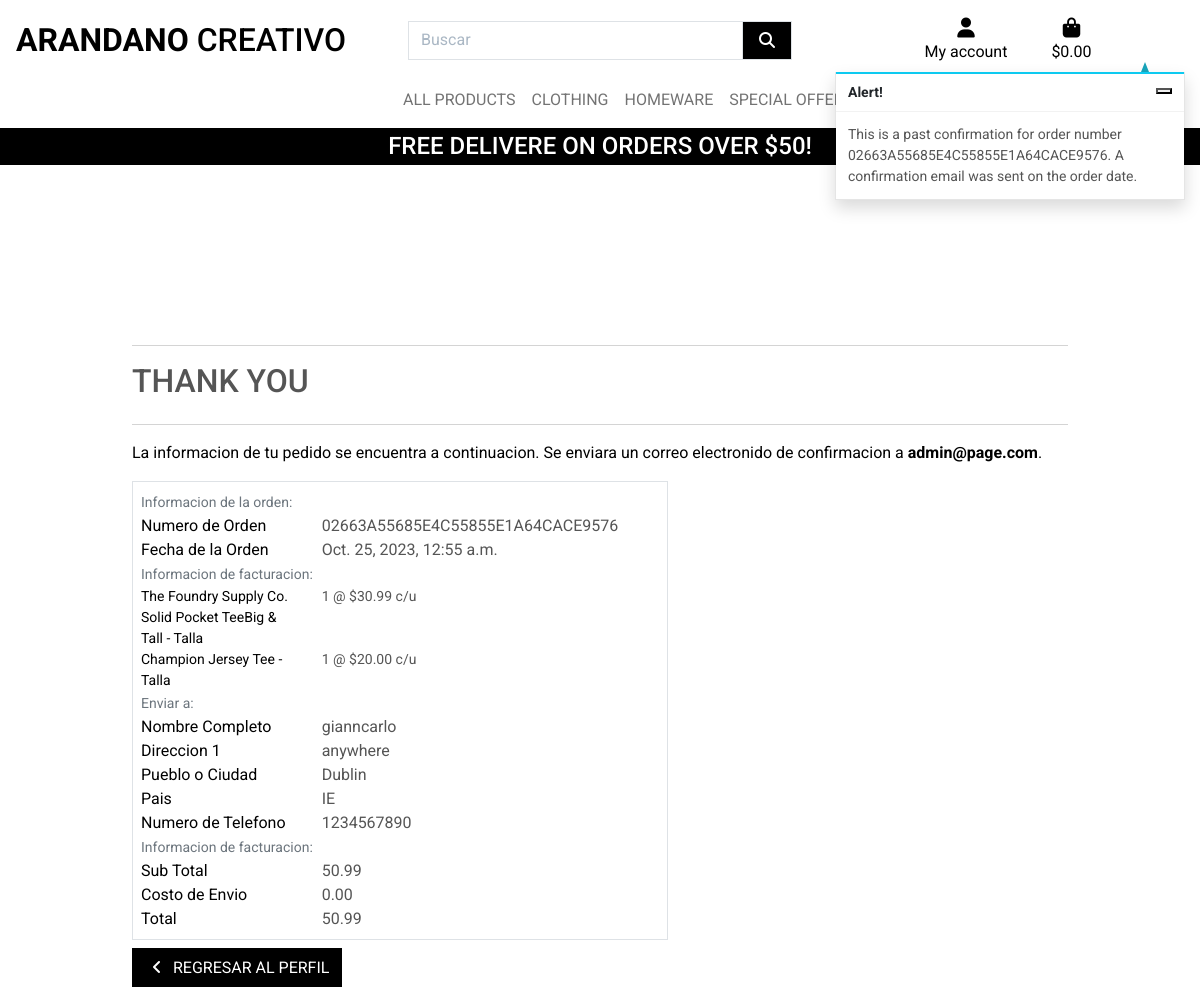
Screenshot of /profile/order_history/02663A55685E4C55855E1A64CACE9576 with the database file from the repository.
### checkout/models.py (models this page shows, shortened)
class Order(models.Model):
    order_number = models.CharField(max_length=32, null=False, editable=False)
    user_profile = models.ForeignKey(UserProfile, on_delete=models.SET_NULL,
                                     null=True, blank=True,
                                     related_name='orders')
    full_name = models.CharField(max_length=50, null=False, blank=False)
    email = models.EmailField(max_length=254, null=False, blank=False)
    phone_number = models.CharField(max_length=20, null=False, blank=False)
    country = CountryField(blank_label='Country *', null=False, blank=False)
    postcode = models.CharField(max_length=20, null=True, blank=True)
    town_or_city = models.CharField(max_length=40, null=False, blank=False)
    street_address1 = models.CharField(max_length=80, null=False, blank=False)
    street_address2 = models.CharField(max_length=80, null=True, blank=True)
    county = models.CharField(max_length=80, null=True, blank=True)
    date = models.DateTimeField(auto_now_add=True)
    delivery_cost = models.DecimalField(
        max_digits=6, decimal_places=2, null=False, default=0)
    order_total = models.DecimalField(
        max_digits=10, decimal_places=2, null=False, default=0)
    grand_total = models.DecimalField(
        max_digits=10, decimal_places=2, null=False, default=0)
    original_bag = models.TextField(null=False, blank=False, default='')
    stripe_pid = models.CharField(max_length=254, null=False, blank=False, default='')

class OrderLineItem(models.Model):
    order = models.ForeignKey(Order, null=False, blank=False,
                              on_delete=models.CASCADE,
                              related_name='lineitems')
    product = models.ForeignKey(
        Product, null=False, blank=False, on_delete=models.CASCADE)
    product_size = models.CharField(
        max_length=2, null=True, blank=True)  # XS, S, M, L, XL
    quantity = models.IntegerField(null=False, blank=False, default=0)
    lineitem_total = models.DecimalField(
        max_digits=6, decimal_places=2, null=False, blank=False,
        editable=False)

### products/models.py (models this page shows, shortened)
class Product(models.Model):
    category = models.ForeignKey(
        'Category', null=True, blank=True, on_delete=models.SET_NULL)
    sku = models. CharField(max_length=254, null=True, blank=True)
    name = models.CharField(max_length=254)
    description = models. TextField()
    has_sizes = models.BooleanField(default=False, null=True, blank=True)
    price = models.DecimalField(max_digits=6, decimal_places=2)
    rating = models.DecimalField(
        max_digits=6, decimal_places=2, null=True, blank=True)
    image_url = models. URLField(max_length=1024, null=True, blank=True)
    image = models.ImageField(null=True, blank=True)

### profiles/views.py (the view)
# urls.py: path('order_history/<order_number>', views.order_history,
def order_history(request, order_number):
    order = get_object_or_404(Order, order_number=order_number)
    messages.info(request, (
        f'This is a past confirmation for order number {order_number}. '
        'A confirmation email was sent on the order date.'
    ))
    template = 'checkout/checkout_success.html'
    context = {
        'order': order,
        'from_profile': True,
    }
    return render(request, template, context)

### bag/contexts.py (called while the page is built, shortened)
def bag_contents(request):
    bag_items = []
    total = 0
    product_count = 0
    bag = request.session.get('bag', {})
    if total < settings.FREE_DELIVERY_THRESHOLD:
        delivery = total * Decimal(settings.STANDARD_DELIVERY_PERCENTAGE / 100)
        free_delivery_delta = settings.FREE_DELIVERY_THRESHOLD - total
    else:
        delivery = 0
        free_delivery_delta = 0
    grand_total = delivery + total
    context = {
        'bag_items': bag_items,
        'total': total,
        'product_count': product_count,
        'delivery': delivery,
        'free_delivery_delta': free_delivery_delta,
        'free_delivery_threshold': settings.FREE_DELIVERY_THRESHOLD,
        'grand_total': grand_total,
    }
    return context

### checkout/templates/checkout/checkout_success.html (shortened to what this page needs)
{% extends "base.html" %}
{% load static %}
{% block extra_css %}
<link rel="stylesheet" href="{% static 'checkout/css/checkout.css' %}">
{% endblock %}
{% block page_header %}
<div class="container header-container">
</div>
{% endblock %}
{% block content %}
<div class="overlay"></div>
<div class="container">
    <div class="row">
        <div class="col">
            <hr>
            <h2 class="logo-font mb-4">Thank You</h2>
            <hr>
            <p class="text-black">La informacion de tu pedido se encuentra a continuacion.
                Se enviara un correo electronido de confirmacion a<strong>
                {{ order.email }}</strong>.</p>
        </div>
    </div>
    <div class="row">
        <div class="col-12 col-lg-7">
            <div class="order-confirmation-wrapper p-2 border">
                <div class="row">
                    <div class="col">
                        <small class="text-muted">Informacion de la orden:</small>
                    </div>
                </div>
                <div class="row">
                    <div class="col-12 col-md-4">
                        <p class="mb-0 text-black font-weight-bold">Numero de Orden</p>
                    </div>
                    <div class="col-12 col-md-8 text-md-right">
                        <p class="mb-0">{{ order.order_number }}</p>
                    </div>
                </div>
                <div class="row">
                    <div class="col-12 col-md-4">
                        <p class="mb-0 text-black font-weight-bold">Fecha de la Orden</p>
                    </div>
                    <div class="col-12 col-md-8 text-md-right">
                        <p class="mb-0">{{ order.date }}</p>
                    </div>
                </div>
                <div class="row">
                    <div class="col">
                        <small class="text-muted">Informacion de facturacion:</small>
                    </div>
                </div>
                {% for item in order.lineitems.all %}
                <div class="row">
                    <div class="col-12 col-md-4">
                        <p class="small mb-0 text-black font-weight-bold">
                            {{ item.product.name }}{% if item.product_size %} - Talla {{ item.product.size|upper }}
                            {% endif %}
                        </p>
                    </div>
                    <div class="col-12 col-md-8 text-md-right">
                        <p class="small mb-0">{{ item.quantity }} @ ${{ item.product.price }} c/u</p>
                    </div>
                </div>
                {% endfor %}
                <div class="row">
                    <div class="col">
                        <small class="text-muted">Enviar a:</small>
                    </div>
                </div>
                <div class="row">
                    <div class="col-12 col-md-4">
                        <p class="mb-0 text-black font-weight-bold">Nombre Completo</p>
                    </div>
                    <div class="col-12 col-md-8 text-md-right">
                        <p class="mb-0">{{ order.full_name }}</p>
                    </div>
                </div>
                <div class="row">
                    <div class="col-12 col-md-4">
                        <p class="mb-0 text-black font-weight-bold">Direccion 1</p>
                    </div>
                    <div class="col-12 col-md-8 text-md-right">
                        <p class="mb-0">{{ order.street_address1 }}</p>
                    </div>
                </div>
                <div class="row">
                    <div class="col-12 col-md-4">
                        <p class="mb-0 text-black font-weight-bold">Pueblo o Ciudad</p>
                    </div>
                    <div class="col-12 col-md-8 text-md-right">
                        <p class="mb-0">{{ order.town_or_city }}</p>
                    </div>
                </div>
                <div class="row">
                    <div class="col-12 col-md-4">
                        <p class="mb-0 text-black font-weight-bold">Pais</p>
                    </div>
                    <div class="col-12 col-md-8 text-md-right">
                        <p class="mb-0">{{ order.country }}</p>
                    </div>
                </div>
                <div class="row">
                    <div class="col-12 col-md-4">
                        <p class="mb-0 text-black font-weight-bold">Numero de Telefono</p>
                    </div>
                    <div class="col-12 col-md-8 text-md-right">
                        <p class="mb-0">{{ order.phone_number }}</p>
                    </div>
                </div>
                <div class="row">
                    <div class="col">
                        <small class="text-muted">Informacion de facturacion:</small>
                    </div>
                </div>
                <div class="row">
                    <div class="col-12 col-md-4">
                        <p class="mb-0 text-black font-weight-bold">Sub Total</p>
                    </div>
                    <div class="col-12 col-md-8 text-md-right">
                        <p class="mb-0">{{ order.order_total }}</p>
                    </div>
                </div>
                <div class="row">
                    <div class="col-12 col-md-4">
                        <p class="mb-0 text-black font-weight-bold">Costo de Envio</p>
                    </div>
                    <div class="col-12 col-md-8 text-md-right">
                        <p class="mb-0">{{ order.delivery_cost }}</p>
                    </div>
                </div>
                <div class="row">
                    <div class="col-12 col-md-4">
                        <p class="mb-0 text-black font-weight-bold">Total</p>
                    </div>
                    <div class="col-12 col-md-8 text-md-right">
                        <p class="mb-0">{{ order.grand_total }}</p>
                    </div>
                </div>
            </div>
        </div>
    </div>
    <div class="row">
        <div class="col-12 col-lg-7 text-right">
            {% if from_profile %}
            <a href="{% url 'profile' %}" class="btn btn-black rounded-0 my-2">
                <span class="icon mr-2">
                    <i class="fas fa-angle-left"></i>
                </span>
                <span class="text-uppercase">Regresar al perfil</span>
            </a>
            {% endif %}
        </div>
    </div>
</div>
{% endblock %}

### static/css/base.css (style rules this page uses)
html { height: 100%; }
body { background: url('/media/arandano_background.webp') no-repeat center center fixed; background-size: cover; height: calc(100vh - 164px); color: #555; font-family: 'Roboto', sans-serif; }
.icon { align-items: center; display: inline-flex; justify-content: center; height: 1.5rem; width: 1.5rem; }
.logo-font { text-transform: uppercase; }
.btn-black { background: black; color: white; }
.text-black { color: #000; }
.overlay { height: 100%; width: 100%; top: 0; left: 0; position: fixed; background: white; z-index: -1; }
@media (min-width: 1200px) { .container { max-width: 80%; } }
@media (min-width: 992px) { .header-container { padding-top: 164px; } }

### rows the page displays
Order: email "admin@page.com", order_number "02663A55685E4C55855E1A64CACE9576", date "Oct. 25, 2023, 12:55 a.m.", full_name "gianncarlo", street_address1 "anywhere", town_or_city "Dublin", country "IE", phone_number "1234567890", order_total "50.99", delivery_cost "0.00", grand_total "50.99"
OrderLineItem: product.name "The Foundry Supply Co. Solid Pocket TeeBig & Tall", quantity "1", product.price "30.99"
OrderLineItem: product.name "Champion Jersey Tee", quantity "1", product.price "20.00"

### other values shown
{{ free_delivery_threshold }} "50"
{{ message }} "This is a past confirmation for order number 02663A55685E4C55855E1A64CACE9576. A confirmation email was sent on the order date."
